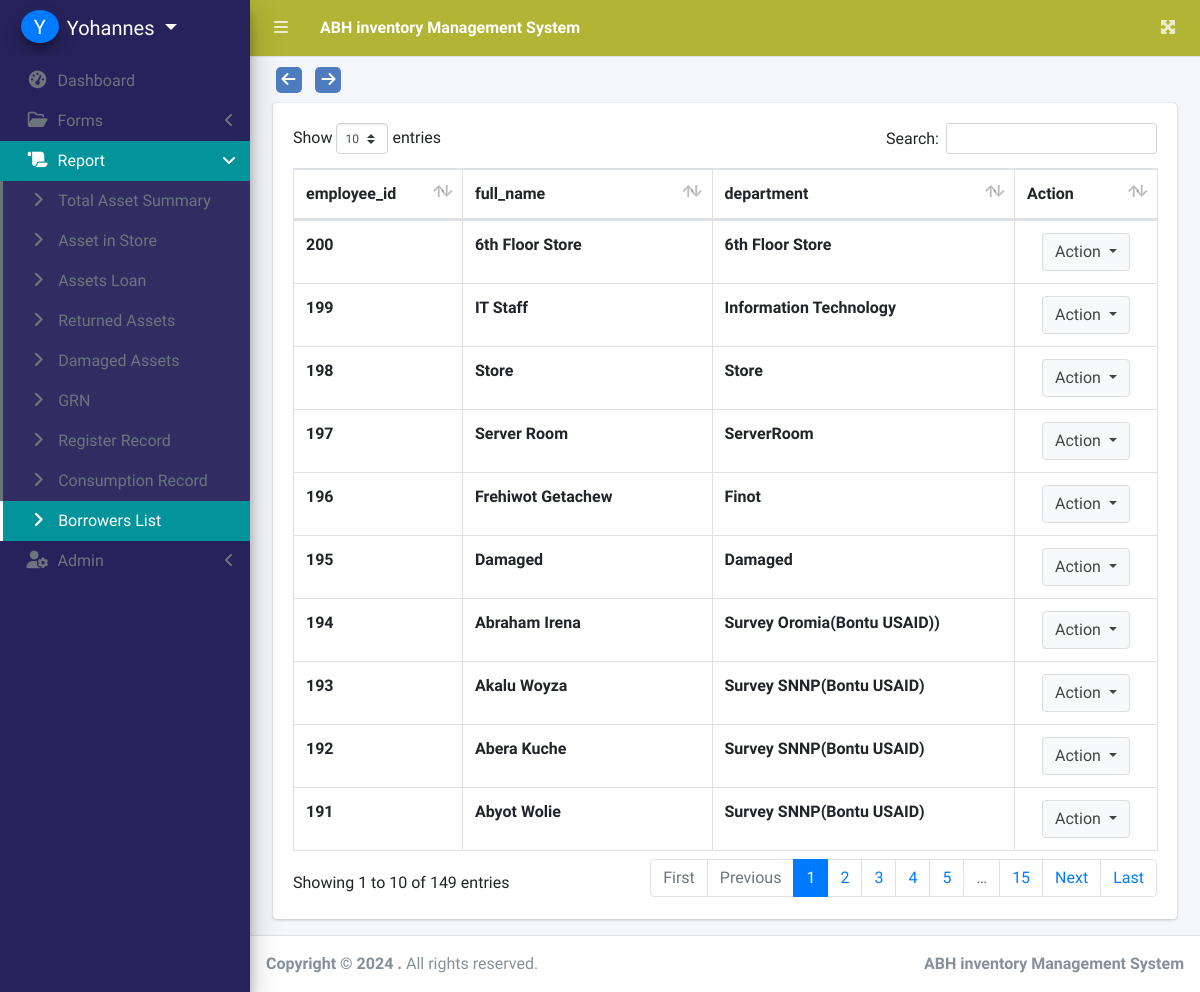
Screenshot of /index.php?page=report_employee (signed in) with the database file from the repository.
### tables this page shows
CREATE TABLE `users` (
  `id` bigint NOT NULL AUTO_INCREMENT,
  `user_id` bigint DEFAULT NULL,
  `user_name` varchar(255) NOT NULL,
  `password` varchar(255) NOT NULL,
  `date` timestamp NULL DEFAULT NULL,
  `role` varchar(10) DEFAULT NULL,
  PRIMARY KEY (`id`)
);

CREATE TABLE `employee` (
  `employee_id` int NOT NULL AUTO_INCREMENT,
  `full_name` varchar(255) DEFAULT NULL,
  `department` varchar(255) DEFAULT NULL,
  PRIMARY KEY (`employee_id`)
);

### backend/functions.php (called while the page is built, shortened)
<?php
function check_login($con)
{
    if (isset($_SESSION['user_id'])) {
        $id = $_SESSION['user_id'];
        $query = "select * from users where user_id = '$id' limit 1";
        $result = mysqli_query($con, $query);
        if ($result && mysqli_num_rows($result) > 0) {
            $user_data = mysqli_fetch_assoc($result);
            return $user_data;
        }
    }
    die;
}

### report_employee.php (the view, shortened to what this page needs)
<div class="navigation_arrow">
    <button class="navigation-btn" onclick="goBack()"><i class="fas fa-arrow-left"></i></button>
    <button class="navigation-btn" onclick="goForward()"><i class="fas fa-arrow-right"></i></button>
</div>
<div class="col-lg-12">
    <div class="card">
        <div class="card-body">
            <table class="table tabe-hover table-bordered mydatatable" id="mydatatable">
                <thead>
                    <tr>
                        <th scope="col">employee_id</th>
                        <th scope="col">full_name</th>
                        <th scope="col">department</th>
                        <?php if ($user_data['role'] == 1) : ?>
                            <th scope="col">Action</th>
                        <?php endif; ?>
                    </tr>
                </thead>
                <tbody>
                    <?php
                    $qry = $con->query("select * from employee order by employee_id desc");
                    while ($row = $qry->fetch_assoc()) :
                    ?>
                        <tr>
                            <td><b><?php echo $row['employee_id'] ?></b></td>
                            <td><b><?php echo $row['full_name'] ?></b></td>
                            <td><b><?php echo $row['department'] ?></b></td>
                            <?php if ($user_data['role'] == 1) : ?>
                                <td class="text-center">
                                    <button type="button" class="btn btn-default dropdown-toggle" data-toggle="dropdown" aria-expanded="true">
                                        Action
                                    </button>
                                </td>
                            <?php endif; ?>
                        </tr>
                    <?php endwhile; ?>
                </tbody>
            </table>
        </div>
    </div>
</div>

### index.php (shortened to what this page needs)
<!DOCTYPE html>
<html lang="en">
<?php include('connect.php') ?>
<?php
include 'header.php'
?>
<body class="hold-transition sidebar-mini layout-fixed layout-navbar-fixed layout-footer-fixed">
  <div class="wrapper">
    <?php include 'topbar.php' ?>
    <?php include 'sidebar.php' ?>
    <div class="content-wrapper">
      <section class="content">
        <div class="container-fluid">
          <?php
          $page = isset($_GET['page']) ? $_GET['page'] : 'home';
          $page_file = $page . '.php';
          if (file_exists($page_file)) {
            include $page_file;
          } else {
            echo "Error: Page not found";
          }
          ?>
        </div>
      </section>
    </div>
    <footer class="main-footer">
      <strong>Copyright &copy; 2024 <a1 href="https://abhpartners.com/"></a1>.</strong>
      All rights reserved.
      <div class="float-right d-none d-sm-inline-block">
        <b>ABH inventory Management System</b>
      </div>
    </footer>
  </div>
</body>
</html>

### header.php (shortened to what this page needs)
<?php
include("connect.php");
include("backend/functions.php");
$user_data = check_login($con);
?>
<head>
  <link rel="stylesheet" href="assets/plugins/fontawesome-free/css/all.min.css">
  <link rel="stylesheet" href="assets/plugins/overlayScrollbars/css/OverlayScrollbars.min.css">
  <link rel="stylesheet" href="assets/plugins/datatables-bs4/css/dataTables.bootstrap4.min.css">
  <link rel="stylesheet" href="assets/plugins/datatables-responsive/css/responsive.bootstrap4.min.css">
  <link rel="stylesheet" href="assets/plugins/datatables-buttons/css/buttons.bootstrap4.min.css">
  <link rel="stylesheet" href="assets/plugins/select2/css/select2.min.css">
  <link rel="stylesheet" href="assets/plugins/select2-bootstrap4-theme/select2-bootstrap4.min.css">
  <link rel="stylesheet" href="assets/plugins/toastr/toastr.min.css">
  <link rel="stylesheet" href="assets/dist/css/adminlte.min.css">
  <link rel="stylesheet" href="assets/dist/css/styles.css">
  <link rel="stylesheet" href="assets/plugins/summernote/summernote-bs4.min.css">
  <link rel="stylesheet" href="assets/dist/css/sweetalert2.min.css">
  <link rel="stylesheet" href="assets/plugins/chart.js/Chart.css">
  <link rel="stylesheet" href="assets/plugins/chart.js/Chart.min.css">
</head>
<body>
</body>

### topbar.php
<nav class="main-header navbar navbar-expand navbar-primary navbar-dark ">
  <ul class="navbar-nav">
    <li class="nav-item">
      <a class="nav-link" data-widget="pushmenu" href="#" role="button"><i class="fas fa-bars"></i></a>
    </li>
    <li>
      <a class="nav-link text-white" href="./" role="button">
        <large><b>ABH inventory Management System</b></large>
      </a>
    </li>
  </ul>
  <ul class="navbar-nav ml-auto">
    <li class="nav-item">
      <a class="nav-link" data-widget="fullscreen" href="#" role="button">
        <i class="fas fa-expand-arrows-alt"></i>
      </a>
    </li>
  </ul>
</nav>

### sidebar.php (shortened to what this page needs)
<head>
  <link rel="stylesheet" href="assets/dist/css/adminlte.min.css">
</head>
<aside class="main-sidebar sidebar_background elevation-4">
  <div class="dropdown">
    <a href="javascript:void(0)" class="brand-link dropdown-toggle" data-toggle="dropdown" aria-expanded="true">
      <span class="brand-image img-circle elevation-3 d-flex justify-content-center align-items-center bg-primary text-white font-weight-500" style="width: 38px;height:50px"><?php echo strtoupper(substr($user_data['user_name'], 0, 1)) ?></span>
      <span class="brand-text font-weight-light"><?php echo ucwords($user_data['user_name']); ?></span>
    </a>
  </div>
  <div class="sidebar">
    <nav class="mt-2">
      <ul class="nav nav-pills nav-sidebar flex-column nav-flat" data-widget="treeview" role="menu" data-accordion="false">
        <li class="nav-item dropdown">
          <a href="./" class="nav-link nav-home">
            <i class="nav-icon fas fa-tachometer-alt"></i>
            <p>
              Dashboard
            </p>
          </a>
        </li>
        <li class="nav-item">
          <a href="#" class="nav-link nav-edit_customer">
            <i class="nav-icon far fa-folder-open"></i>
            <p>
              Forms
              <i class="right fas fa-angle-left"></i>
            </p>
          </a>
        </li>
        <li class="nav-item">
          <a href="#" class="nav-link nav-edit_staff">
            <i class="nav-icon fas fa-scroll"></i>
            <p>
              Report
              <i class="right fas fa-angle-left"></i>
            </p>
          </a>
          <ul class="nav nav-treeview">
            <li class="nav-item">
              <a href="./index.php?page=report_total_summary" class="nav-link nav-report_total_summary tree-item">
                <i class="fas fa-angle-right nav-icon"></i>
                <p>Total Asset Summary</p>
              </a>
            </li>
            <li class="nav-item">
              <a href="./index.php?page=report_asset_onhand" class="nav-link nav-report_asset_onhand tree-item">
                <i class="fas fa-angle-right nav-icon"></i>
                <p>Asset in Store</p>
              </a>
            </li>
            <li class="nav-item">
              <a href="./index.php?page=report_loan" class="nav-link nav-report_loan tree-item">
                <i class="fas fa-angle-right nav-icon"></i>
                <p>Assets Loan</p>
              </a>
            </li>
            <li class="nav-item">
              <a href="./index.php?page=report_return" class="nav-link nav-report_return tree-item">
                <i class="fas fa-angle-right nav-icon"></i>
                <p>Returned Assets</p>
              </a>
            </li>
            <li class="nav-item">
              <a href="./index.php?page=report_damaged" class="nav-link nav-report_damaged tree-item">
                <i class="fas fa-angle-right nav-icon"></i>
                <p>Damaged Assets</p>
              </a>
            </li>
            <li class="nav-item">
              <a href="./index.php?page=report_buy" class="nav-link nav-report_buy tree-item">
                <i class="fas fa-angle-right nav-icon"></i>
                <p>GRN</p>
              </a>
            </li>
            <li class="nav-item">
              <a href="./index.php?page=report_register_asset" class="nav-link nav-report_register_asset tree-item">
                <i class="fas fa-angle-right nav-icon"></i>
                <p>Register Record</p>
              </a>
            </li>
            <li class="nav-item">
              <a href="./index.php?page=report_use" class="nav-link nav-report_use tree-item">
                <i class="fas fa-angle-right nav-icon"></i>
                <p>Consumption Record</p>
              </a>
            </li>
            <li class="nav-item">
              <a href="./index.php?page=report_employee" class="nav-link nav-report_employee tree-item">
                <i class="fas fa-angle-right nav-icon"></i>
                <p>Borrowers List</p>
              </a>
            </li>
          </ul>
        </li>
        <?php if ($user_data['role'] == 1) : ?>
          <li class="nav-item">
            <a href="#" class="nav-link nav-edit_staff">
              <i class="nav-icon fas fa-user-cog"></i>
              <p>
                Admin
                <i class="right fas fa-angle-left"></i>
              </p>
            </a>
          </li>
        <?php endif; ?>
      </ul>
    </nav>
  </div>
</aside>

### rows the page displays
users: user_name "Y", user_name "Yohannes"
employee: employee_id "200", full_name "6th Floor Store", department "6th Floor Store"
employee: employee_id "199", full_name "IT Staff", department "Information Technology"
employee: employee_id "198", full_name "Store", department "Store"
employee: employee_id "197", full_name "Server Room", department "ServerRoom"
employee: employee_id "196", full_name "Frehiwot Getachew", department "Finot"
employee: employee_id "195", full_name "Damaged", department "Damaged"
employee: employee_id "194", full_name "Abraham Irena", department "Survey Oromia(Bontu USAID))"
employee: employee_id "193", full_name "Akalu Woyza", department "Survey SNNP(Bontu USAID)"
employee: employee_id "192", full_name "Abera Kuche", department "Survey SNNP(Bontu USAID)"
employee: employee_id "191", full_name "Abyot Wolie", department "Survey SNNP(Bontu USAID)"
